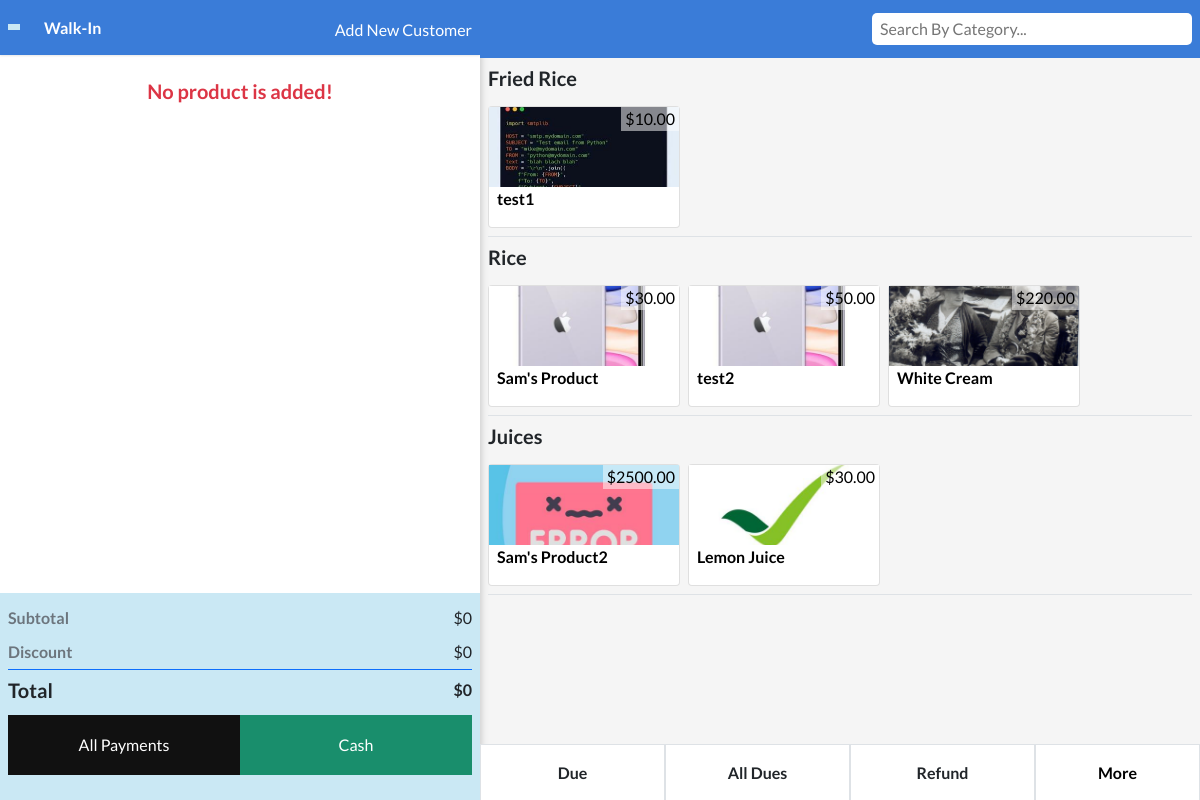
Screenshot of /restaurant/open-restaurant/7/ (signed in) with the database file from the repository.
### restaurant/models.py (models this page shows, shortened)
class Category(models.Model):
    category_name = models.CharField(max_length=255)
    shop = models.ForeignKey(Shop, on_delete=models.SET_NULL, null=True)
    class Meta:
        ordering = ["-id"]

class Item(models.Model):
    item_name = models.CharField(max_length=255)
    item_price = models.DecimalField(
        decimal_places=2, max_digits=10, default=0.00)
    buying_price = models.DecimalField(
        decimal_places=2, max_digits=10, default=0.00)
    brand = models.ForeignKey(
        Brand, on_delete=models.SET_NULL, null=True, blank=True)
    category = models.ForeignKey(Category, on_delete=models.SET_NULL, null=True)
    vendor = models.ForeignKey(Vendor, on_delete=models.SET_NULL, null=True)
    shop = models.ForeignKey(Shop, on_delete=models.SET_NULL, null=True)
    stock_amount = models.PositiveIntegerField(default=0)
    out_of_stock = models.BooleanField(default=False, null=True, blank=True)
    item_img = models.ImageField(upload_to="images/", null=True)
    product_descriptions = models.TextField(null=True)
    upc = models.IntegerField(null=True, blank=True)
    sku = models.CharField(max_length=255, null=True)
    created_at = models.DateTimeField(null=True, auto_now_add=True)
    class Meta:
        ordering = ['-id']

### restaurant/views.py (the view, shortened to what this page needs)
# urls.py: path("open-restaurant/<int:shop_id>/", openRestaurantView, name="open-restaurant"),
def openRestaurantView(request, shop_id):
    shopId = get_object_or_404(Shop, pk=shop_id)
    if shopId.user == request.user:
        if shopId.is_active == True:
            category = Category.objects.filter(
                shop=shop_id
            )
            items = Item.objects.filter(
                Q(out_of_stock=False) and Q(shop=shopId)
            )
            cart1 = request.session.get("cart1")
            remove = request.POST.get('remove')
            item_id = request.POST.get("item_id")
            customers = Customer.objects.filter(
                added_by=request.user
            )
            if not cart1:
                request.session.cart1 = {}
            cart_products = None
            if cart1:
                ids = list(request.session.get('cart1').keys())
                print(f"{ids=}")
                cart_products = Item.get_items(ids)
            args = {
                "cart_products": cart_products,
                "items": items,
                "category": category,
                "customers": customers,
                "shopId": shopId
            }
            return render(request, "restaurant/openRestaurant.html", args)
        else:
            return HttpResponse("You package has been expired please contact support")
    else:
        return redirect("warning")

### restaurant/templates/restaurant/openRestaurant.html (shortened to what this page needs)
{% extends "restaurant/base.html" %}
{% load static %}
{% block content %}
<link
  rel="stylesheet"
  href="{% static 'css/restaurant/openRestaurant.css' %}"
/>
{% include "restaurant/sidebar.html" %}
<section class="restaurant__mainContent d-flex flex-wrap">
    {% include "restaurant/openRestaurantLeftContent.html" %}
  <div class="restaurant__rightContent">
      <section class="restaurant__rightNavbar px-2 d-flex justify-content-end">
        <div class="restaurant__productSearchField bg-white d-flex align-items-center">
            <input onkeyup="matchName(this)" class="w-100" type="search" placeholder="Search By Category..." >
        </div>
      </section>
        <div class="d-flex flex-column justify-content-between restaurant__rightMiddleAndBottom">
            <section class="restaurant__rightMiddleContent">
                {% for c in category %}
                {% if c.item_set.all|length > 0 %}
                    <div class="restaurant__rightCategorySection border-bottom border-muted pb-2 my-2 mx-2">
                        <h5 class="fw-bold mb-3 restaurant__catName">{{ c.category_name }}</h5>
                        <section class="d-flex flex-wrap restaurant__categoryProductSection">
                            {% for i in c.item_set.all %}
                            <form method="POST" class="restaurant__categoryProductForm" action="">
                                <button class="card restaurant__rightProductCard p-0">
                                    <section class="restaurant__rightCatProduct w-100">
                                        <div class="restaurant__rightCatProdutImg">
                                            <img src="{{ i.item_img.url }}" alt="">
                                        </div>
                                        <div class="px-1">
                                            <p>${{ i.item_price }}</p>
                                        </div>
                                    </section>
                                    <section class="px-2">
                                        <p class="fw-bold get__restaurantProductName">{{ i.item_name }}</p>
                                    </section>
                                </button>
                            </form>
                            {% endfor %}
                        </section>
                    </div>
                {% endif %}
                {% endfor %}
            </section>
            <section class="justify-content-end">
                <div class="d-flex restaurant__rightBottom">
                    <a class="fw-bold text-dark border border-muted p-3 text-center bg-white" href="{% url 'due-restaurant' shopId.id%}">Due</a>
                    <a class="fw-bold text-dark border border-muted p-3 text-center bg-white" href="{% url 'restaurant-all-dues' shopId.id %}">All Dues</a>
                    <a class="fw-bold text-dark border border-muted p-3 text-center bg-white" href="{% url 'restaurant-all-payments' shopId.id %}">Refund</a>
                    <button class="fw-bold border border-muted bg-white">More </button>
                </div>
            </section>
        </div>
  </div>
</section>
{% endblock %}

### static/css/restaurant/base.css (style rules this page uses)
*, *::before, *::after { box-sizing: border-box; list-style: none !important; text-decoration: none !important; font-family: 'Lato', sans-serif; }
:root { --background-primary: #f5f5f5; --blue-primary: #3a7cd8; --blue-second-primary: #CAE8F4; --dark-primary: #111; --green-primary: #4EC274; --dark-blue-primary: #434C55; --white-primary: #fff; --blue-third-primary: #bfdeff; --green-primary: #198E6C; }
body { background-color: var(--background-primary); }

### static/css/restaurant/openRestaurant.css (style rules this page uses)
.restaurant__rightContent { position: fixed; top: 0; left: 40%; width: 60%; height: 100%; }
.restaurant__rightNavbar { padding-top: 0.8rem; padding-bottom: 0.8rem; background-color: var(--blue-primary); }
.restaurant__productSearchField { width: 20rem; border-radius: 5px; padding: 3px 6px; }
.restaurant__productSearchField > input { outline: none; border: none; }
.restaurant__rightProductCard { width: 12rem; }
.restaurant__categoryProductSection { gap: 0.5rem; }
.restaurant__categoryProductForm { transition: box-shadow 0.2s ease-in-out; }
.restaurant__rightCatProduct { position: relative; }
.restaurant__rightCatProduct > div:last-child { position: absolute; top: 0; right: 0; background-color: rgba(255, 255, 255, 0.5); }
.restaurant__rightCatProdutImg { width: 100%; height: 5rem; }
.restaurant__rightCatProdutImg > img { width: 100%; height: 100%; object-fit: cover; }
.restaurant__rightMiddleContent { overflow-x: hidden; overflow-y: auto; }
.restaurant__rightBottom { padding-bottom: 3.5rem; }
.restaurant__rightBottom > a, .restaurant__rightBottom > button { flex: 1; }

### static/css/restaurant/openRestaurantLeftContent.css (style rules this page uses)
.restaurant__leftMiddleSection > div > p, .restaurant__productQuantity > p, .restaurant__walkIn > p, .restaurant__rightCatProduct > div:last-child > p, .restaurant__modelTotalAmount > h5, .restaurant__amountReceived > p:last-child { margin-block-start: 0 !important; margin-block-end: 0 !important; }
.restaurant__leftMiddleBottomSection, .restaurant__rightMiddleAndBottom { height: 100%; }

### rows the page displays
Category: category_name "Fried Rice"
Item: item_img (picture), item_price "10.00", item_name "test1"
Category: category_name "Rice"
Item: item_img (picture), item_price "30.00", item_name "Sam's Product"
Item: item_img (picture), item_price "50.00", item_name "test2"
Item: item_img (picture), item_price "220.00", item_name "White Cream"
Category: category_name "Juices"
Item: item_img (picture), item_price "2500.00", item_name "Sam's Product2"
Item: item_img (picture), item_price "30.00", item_name "Lemon Juice"
